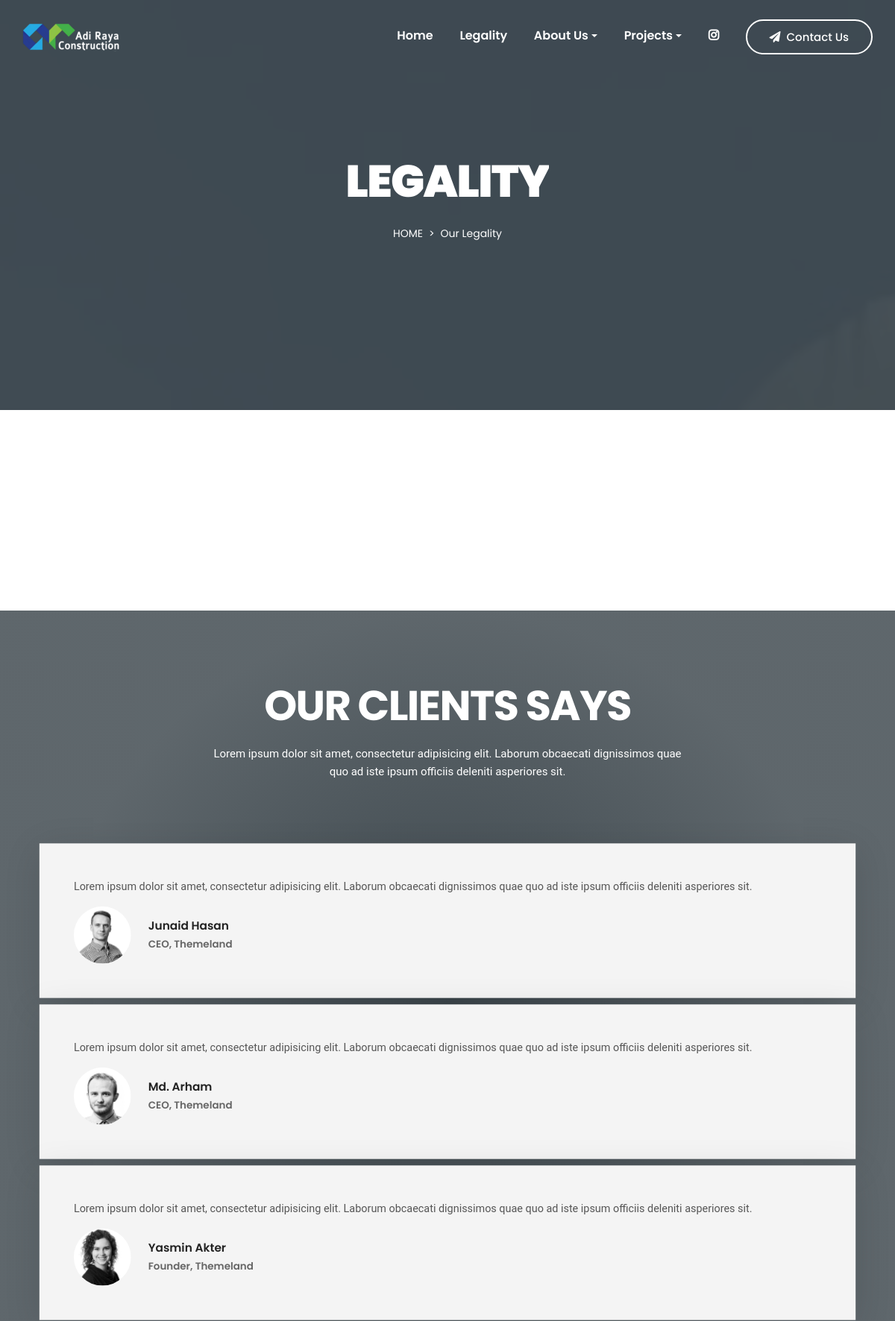
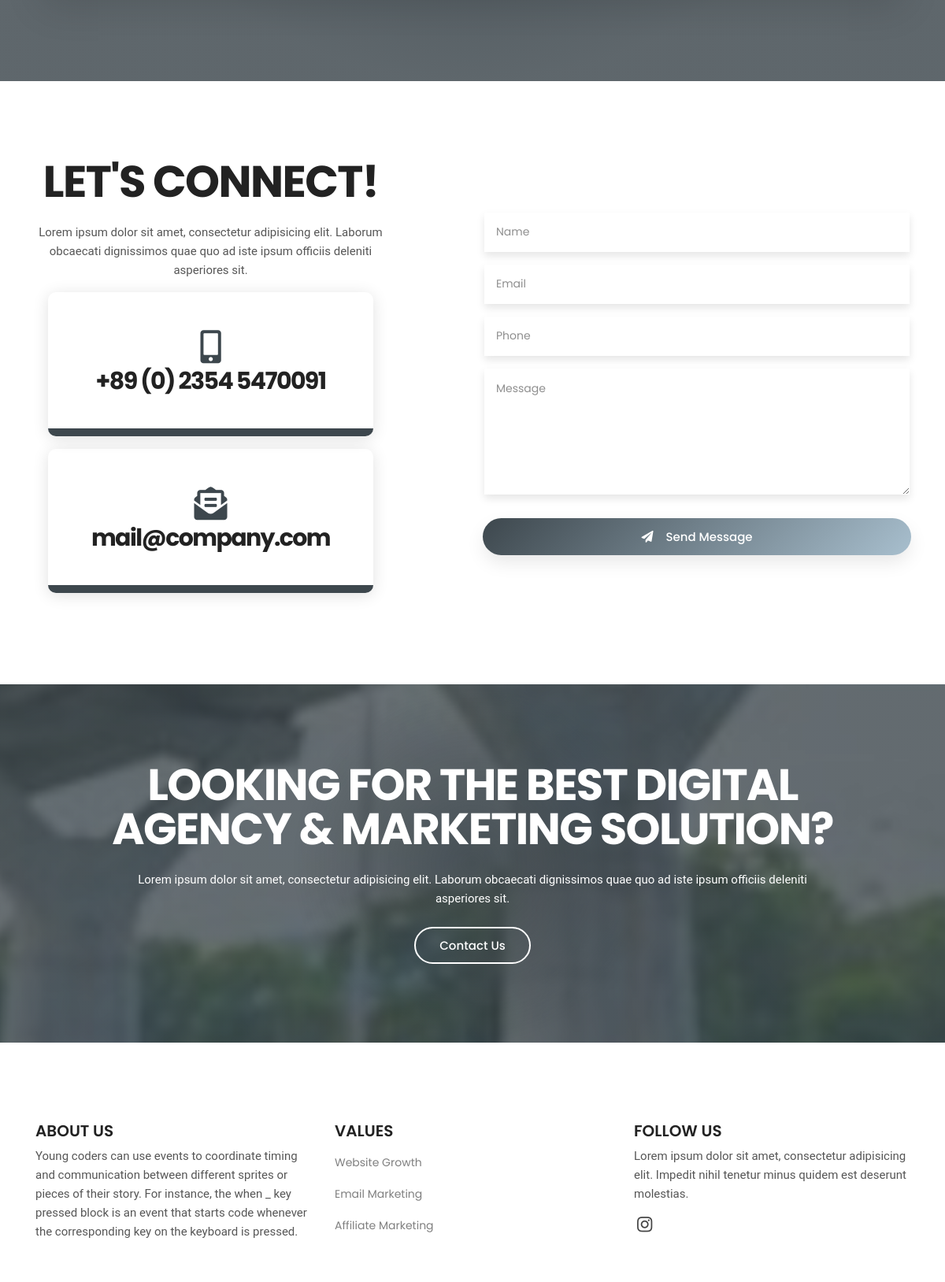
Page /legality.php (upper part) on the committed database (2 pictures, top to bottom).
### tables this page shows
CREATE TABLE `logo` (
  `id` int(11) NOT NULL,
  `xfile` varchar(1000) NOT NULL,
  `ufile` varchar(1000) NOT NULL,
  `updated_at` timestamp NOT NULL DEFAULT current_timestamp() ON UPDATE current_timestamp()
);

CREATE TABLE `social` (
  `id` int(11) NOT NULL,
  `name` varchar(150) NOT NULL,
  `fa` varchar(150) NOT NULL,
  `social_link` varchar(500) NOT NULL
);

CREATE TABLE `section_title` (
  `id` int(11) NOT NULL,
  `about_title` varchar(500) NOT NULL,
  `about_text` varchar(1000) NOT NULL,
  `why_title` varchar(500) NOT NULL,
  `why_text` varchar(1000) NOT NULL,
  `service_title` varchar(500) NOT NULL,
  `service_text` varchar(1000) NOT NULL,
  `port_title` varchar(500) NOT NULL,
  `port_text` varchar(1000) NOT NULL,
  `test_title` varchar(500) NOT NULL,
  `test_text` varchar(1000) NOT NULL,
  `contact_title` varchar(500) NOT NULL,
  `contact_text` varchar(1000) NOT NULL,
  `enquiry_title` varchar(500) NOT NULL,
  `enquiry_text` varchar(1000) NOT NULL
);

CREATE TABLE `testimony` (
  `id` int(11) NOT NULL,
  `message` varchar(300) NOT NULL,
  `name` varchar(150) NOT NULL,
  `position` varchar(100) NOT NULL,
  `ufile` varchar(1000) NOT NULL,
  `updated_at` timestamp NOT NULL DEFAULT current_timestamp() ON UPDATE current_timestamp()
);

CREATE TABLE `sitecontact` (
  `id` int(11) NOT NULL,
  `phone1` varchar(150) NOT NULL,
  `phone2` varchar(150) NOT NULL,
  `email1` varchar(100) NOT NULL,
  `email2` varchar(100) NOT NULL,
  `longitude` varchar(100) NOT NULL,
  `latitude` varchar(150) NOT NULL,
  `updated_at` timestamp NOT NULL DEFAULT current_timestamp() ON UPDATE current_timestamp()
);

CREATE TABLE `siteconfig` (
  `id` int(11) NOT NULL,
  `site_keyword` varchar(1000) NOT NULL,
  `site_desc` varchar(500) NOT NULL,
  `site_title` varchar(300) NOT NULL,
  `site_about` varchar(1000) NOT NULL,
  `site_footer` varchar(1000) NOT NULL,
  `follow_text` varchar(1000) NOT NULL,
  `site_url` varchar(50) NOT NULL,
  `updated_at` timestamp NOT NULL DEFAULT current_timestamp() ON UPDATE current_timestamp()
);

CREATE TABLE `service` (
  `id` int(11) NOT NULL,
  `service_title` varchar(500) NOT NULL,
  `service_desc` varchar(1000) NOT NULL,
  `service_detail` varchar(2000) NOT NULL,
  `ufile` varchar(1000) NOT NULL,
  `upadated_at` timestamp NOT NULL DEFAULT current_timestamp() ON UPDATE current_timestamp()
);

### legality.php (the view, shortened to what this page needs)
<?php include "header.php"; ?>
<section class="section breadcrumb-area overlay-dark d-flex align-items-center">
    <div class="container">
        <div class="row">
            <div class="col-12">
                <div class="breadcrumb-content text-center">
                    <h2 class="text-white text-uppercase mb-3">Legality</h2>
                    <ol class="breadcrumb d-flex justify-content-center">
                        <li class="breadcrumb-item"><a class="text-uppercase text-white" href="index.html">Home</a></li>
                        <li class="breadcrumb-item text-white active">Our Legality</li>
                    </ol>
                </div>
            </div>
        </div>
    </div>
</section>
<section id="legality" class="legality-area overflow-hidden ptb_100">
    <div class="container">
        <div class="row items legality-items">
            <?php
            $q = "SELECT * FROM  legality ORDER BY id DESC";
            $r123 = mysqli_query($con, $q);
            while ($ro = mysqli_fetch_array($r123)) {
                $id = "$ro[id]";
                $legality_title = "$ro[legality_title]";
                $legality_desc = "$ro[legality_desc]";
                $ufile = "$ro[ufile]";
                print "
<div class='col-12 col-sm-6 col-lg-4 portfolio-item' data-groups='['marketing','development']'>
<div class='single-case-studies'>
    <a href='legalitydetail.php?id=$id'>
        <img src='dashboard/uploads/legality/$ufile' alt=''>
    </a>
    <a href='legalitydetail.php?id=$id' class='case-studies-overlay'>
        <span class='overlay-text text-center p-3'>
            <h3 class='text-white mb-3'>$legality_title</h3>
            <p class='text-white'>$legality_desc.</p>
        </span>
    </a>
</div>
</div>
";
            }
            ?>
        </div>
    </div>
</section>
<section id="review" class="section review-area bg-overlay ptb_100">
    <div class="container">
        <div class="row justify-content-center">
            <div class="col-12 col-md-10 col-lg-7">
                <div class="section-heading text-center">
                    <h2 class="text-white">
                        <?php print $test_title; ?>
                    </h2>
                    <p class="text-white d-none d-sm-block mt-4">
                        <?php print $test_text; ?>
                    </p>
                </div>
            </div>
        </div>
        <div class="row">
            <div class="client-reviews owl-carousel">
                <?php
                $q = "SELECT * FROM  testimony ORDER BY id DESC LIMIT 6";
                $r123 = mysqli_query($con, $q);
                while ($ro = mysqli_fetch_array($r123)) {
                    $name = "$ro[name]";
                    $position = "$ro[position]";
                    $message = "$ro[message]";
                    $ufile = "$ro[ufile]";
                    print "
<div class='single-review p-5'>
<div class='review-content'>
    <div class='review-text'>
        <p>$message</p>
    </div>
</div>
<div class='reviewer media mt-3'>
    <div class='reviewer-thumb'>
        <img class='avatar-lg radius-100' src='dashboard/uploads/testimony/$ufile' alt='img'>
    </div>
    <div class='reviewer-meta media-body align-self-center ml-4'>
        <h5 class='reviewer-name color-primary mb-2'>$name</h5>
        <h6 class='text-secondary fw-6'>$position</h6>
    </div>
</div>
</div>
";
                }
                ?>
            </div>
        </div>
    </div>
</section>
<section id="contact" class="contact-area ptb_100">
    <div class="container">
        <div class="row justify-content-between align-items-center">
            <div class="col-12 col-lg-5">
                <div class="section-heading text-center mb-3">
                    <h2>
                        <?php print $contact_title ?>
                    </h2>
                    <p class="d-none d-sm-block mt-4">
                        <?php print $contact_text ?>
                    </p>
                </div>
                <div class="contact-us">
                    <ul>
                        <li class="contact-info color-1 bg-hover active hover-bottom text-center p-5 m-3">
                            <span><i class="fas fa-mobile-alt fa-3x"></i></span>
                            <a class="d-block my-2" href="tel:<?php print $phone1 ?>">
                                <h3>
                                    <?php print $phone1 ?>
                                </h3>
                            </a>
                        </li>
                        <li class="contact-info color-1 bg-hover active hover-bottom text-center p-5 m-3">
                            <span><i class="fas fa-envelope-open-text fa-3x"></i></span>
                            <a class="d-none d-sm-block my-2" href="mailto:<?php print $email1 ?>">
                                <h3>
                                    <?php print $email1 ?>
                                </h3>
                            </a>
                        </li>
                    </ul>
                </div>
            </div>
            <div class="col-12 col-lg-6 pt-4 pt-lg-0">
                <div class="contact-box text-center">
                    <form action="" method="post" enctype="multipart/form-data">
                        <div class="row">
                            <div class="col-12">
                                <div class="form-group">
                                    <input type="text" class="form-control" name="name" placeholder="Name"
                                        required="required">
                                </div>
                                <div class="form-group">
                                    <input type="email" class="form-control" name="email" placeholder="Email"
                                        required="required">
                                </div>
                                <div class="form-group">
                                    <input type="text" class="form-control" name="phone" placeholder="Phone"
                                        required="required">
                                </div>
                            </div>
                            <div class="col-12">
                                <div class="form-group">
                                    <textarea class="form-control" name="message" placeholder="Message"
                                        required="required"></textarea>
                                </div>
                            </div>
                            <div class="col-12">
                                <button type="submit" class="btn btn-bordered active btn-block mt-3" name="save"><span
                                        class="text-white pr-3"><i class="fas fa-paper-plane"></i></span>Send
                                    Message</button>
                            </div>
                        </div>
                    </form>
                </div>
            </div>
        </div>
    </div>
</section>
<section class="section cta-area bg-overlay ptb_100">
    <div class="container">
        <div class="row justify-content-center">
            <div class="col-12 col-lg-10">
                <div class="section-heading text-center m-0">
                    <h2 class="text-white">
                        <?php print $enquiry_title; ?>
                    </h2>
                    <p class="text-white d-none d-sm-block mt-4">
                        <?php print $enquiry_text; ?>
                    </p>
                    <a href="contact" class="btn btn-bordered-white mt-4">Contact Us</a>
                </div>
            </div>
        </div>
    </div>
</section>
<?php include "footer.php"; ?>

### header.php (shortened to what this page needs)
<?php include "z_db.php"; ?>
<!doctype html>
<html class="no-js" lang="en">
<?php
$rrs = mysqli_query($con, "SELECT * FROM section_title Where id=1");
$rs = mysqli_fetch_array($rrs);
$test_title = "$rs[test_title]";
$test_text = "$rs[test_text]";
$enquiry_title = "$rs[enquiry_title]";
$enquiry_text = "$rs[enquiry_text]";
$contact_title = "$rs[contact_title]";
$contact_text = "$rs[contact_text]";
?>
<?php
$rt = mysqli_query($con, "SELECT * FROM sitecontact where id=1");
$tr = mysqli_fetch_array($rt);
$phone1 = "$tr[phone1]";
$email1 = "$tr[email1]";
?>
<head>
    <?php
    $rr = mysqli_query($con, "SELECT * FROM siteconfig where id=1");
    $r = mysqli_fetch_array($rr);
    $site_about = "$r[site_about]";
    $follow_text = "$r[follow_text]";
    ?>
    <link rel="stylesheet" href="assets/css/style.css">
    <link rel="stylesheet" href="assets/css/responsive.css">
</head>
<body>
    <div class="main overflow-hidden">
        <header id="header">
            <nav data-aos="zoom-out" data-aos-delay="800" class="navbar navbar-expand">
                <div class="container header">
                    <?php
                    $rt = mysqli_query($con, "SELECT ufile FROM logo where id=1");
                    $tr = mysqli_fetch_array($rt);
                    $ufile = "$tr[ufile]";
                    ?>
                    <a class="navbar-brand" href="#">
                        <img class="navbar-brand-regular" src="dashboard/uploads/logo/<?php print $ufile ?>"
                            alt="brand-logo">
                    </a>
                    <ul class="navbar-nav items">
                        <li class="nav-item">
                            <a class="nav-link" href="home">Home </a>
                        </li>
                        <li class="nav-item">
                            <a class="nav-link" href="legality">Legality </a>
                        </li>
                        <li class="nav-item dropdown">
                            <a class="nav-link dropdown-toggle" href="#" id="navbarDarkDropdownMenuLink" role="button"
                                data-bs-toggle="dropdown" aria-expanded="false">About Us</a>
                        </li>
                        <li class="nav-item dropdown">
                            <a class="nav-link dropdown-toggle" href="#" role="button" data-bs-toggle="dropdown"
                                aria-expanded="false">Projects</a>
                        </li>
                        <li class="navbar-nav icons">
                            <?php
                            $q = "SELECT * FROM  social ORDER BY id DESC LIMIT 5";
                            $r123 = mysqli_query($con, $q);
                            while ($ro = mysqli_fetch_array($r123)) {
                                $fa = "$ro[fa]";
                                $social_link = "$ro[social_link]";
                                print "
<li class='nav-item social'>
<a href='$social_link' class='nav-link'><i class='fab $fa'></i></a>
</li>
";
                            } ?>
                            <ul class="navbar-nav action">
                                <li class="nav-item ml-3">
                                    <a href="contact" class="btn ml-lg-auto btn-bordered-white"><i
                                            class="fas fa-paper-plane contact-icon mr-md-2"></i>Contact Us</a>
                                </li>
                            </ul>
                </div>
            </nav>
        </header>

### footer.php (shortened to what this page needs)
<?php include "z_db.php"; ?>
<footer class="section footer-area">
    <div class="footer-top ptb_100">
        <div class="container">
            <div class="row">
                <div class="col-12 col-sm-6 col-lg-4">
                    <div class="footer-items">
                        <h3 class="footer-title text-uppercase mb-2">About Us</h3>
                        <p class="mb-2">
                            <?php print $site_about ?>
                        </p>
                    </div>
                </div>
                <div class="col-12 col-sm-6 col-lg-4">
                    <div class="footer-items">
                        <h3 class="footer-title text-uppercase mb-2">Values</h3>
                        <ul>
                            <?php
                            $q = "SELECT * FROM  service ORDER BY id DESC LIMIT 5";
                            $r123 = mysqli_query($con, $q);
                            while ($ro = mysqli_fetch_array($r123)) {
                                $id = "$ro[id]";
                                $service_title = "$ro[service_title]";
                                print "
<li class='py-2'><a class='text-black-50' href='servicedetail.php?id=$id'>$service_title</a></li>
";
                            }
                            ?>
                        </ul>
                    </div>
                </div>
                <div class="col-12 col-sm-6 col-lg-4">
                    <div class="footer-items">
                        <h3 class="footer-title text-uppercase mb-2">Follow Us</h3>
                        <p class="mb-2">
                            <?php print $follow_text ?>
                        </p>
                        <ul class="social-icons list-inline pt-2">
                            <?php
                            $q = "SELECT * FROM  social ORDER BY id DESC LIMIT 5";
                            $r123 = mysqli_query($con, $q);
                            while ($ro = mysqli_fetch_array($r123)) {
                                $fa = "$ro[fa]";
                                $social_link = "$ro[social_link]";
                                print "
<li class='list-inline-item px-1'><a href='$social_link'><i class='fab $fa'></i></a></li>
";
                            }
                            ?>
                        </ul>
                    </div>
                </div>
            </div>
        </div>
    </div>
</footer>
</div>
</body>
</html>

### rows in the picture
logo: ufile (picture)
section_title: test_title "OUR CLIENTS SAYS", test_text "Lorem ipsum dolor sit amet, consectetur adipisicing elit. Laborum obcaecati dignissimos quae quo ad iste ipsum officiis deleniti asperiores sit.", contact_title "LET'S CONNECT!", contact_text "Lorem ipsum dolor sit amet, consectetur adipisicing elit. Laborum obcaecati dignissimos quae quo ad iste ipsum officiis deleniti asperiores sit.", enquiry_title "LOOKING FOR THE BEST DIGITAL AGENCY & MARKETING SOLUTION?", enquiry_text "Lorem ipsum dolor sit amet, consectetur adipisicing elit. Laborum obcaecati dignissimos quae quo ad iste ipsum officiis deleniti asperiores sit."
testimony: message "Lorem ipsum dolor sit amet, consectetur adipisicing elit. Laborum obcaecati dignissimos quae quo ad iste ipsum officiis deleniti asperiores sit.", ufile (picture), name "Junaid Hasan", position "CEO, Themeland"
testimony: message "Lorem ipsum dolor sit amet, consectetur adipisicing elit. Laborum obcaecati dignissimos quae quo ad iste ipsum officiis deleniti asperiores sit.", ufile (picture), name "Md. Arham", position "CEO, Themeland"
testimony: message "Lorem ipsum dolor sit amet, consectetur adipisicing elit. Laborum obcaecati dignissimos quae quo ad iste ipsum officiis deleniti asperiores sit.", ufile (picture), name "Yasmin Akter", position "Founder, Themeland"
sitecontact: phone1 "+89 (0) 2354 5470091", email1 "mail@company.com"
siteconfig: site_about "Young coders can use events to coordinate timing and communication between different sprites or pieces of their story. For instance, the when _ key pressed block is an event that starts code whenever the corresponding key on the keyboard is pressed.", follow_text "Lorem ipsum dolor sit amet, consectetur adipisicing elit. Impedit nihil tenetur minus quidem est deserunt molestias."
service: service_title "Website Growth"
service: service_title "Email Marketing"
service: service_title "Affiliate Marketing"
